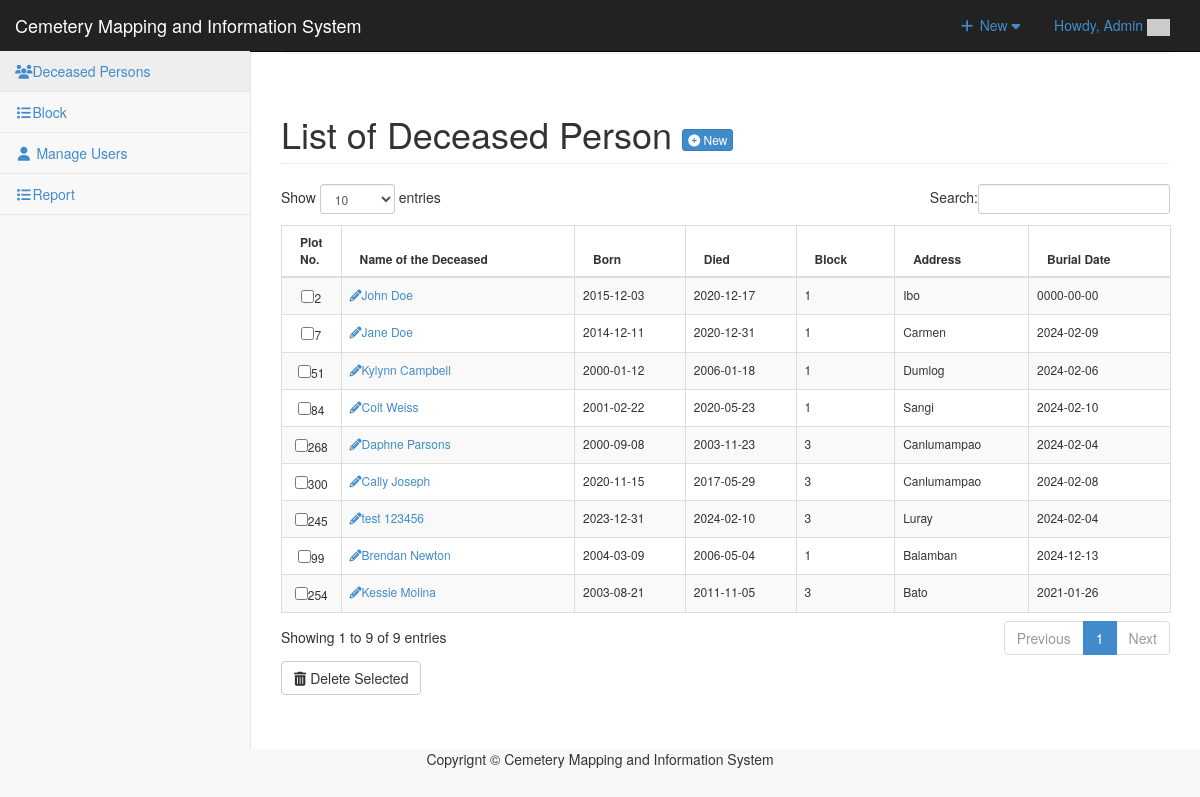
Screenshot of /admin/person/index.php (signed in) with the database file from the repository.
### tables this page shows
CREATE TABLE `tblpeople` (
  `PEOPLEID` int(11) NOT NULL,
  `FNAME` varchar(100) NOT NULL,
  `GRAVENO` int(11) NOT NULL,
  `BORNDATE` date NOT NULL,
  `DIEDDATE` date NOT NULL,
  `CATEGORIES` enum('1','2','3') NOT NULL,
  `LOCATION` varchar(100) NOT NULL,
  `BURIALDATE` date NOT NULL
);

### admin/person/index.php (called while the page is built, shortened)
<?php
require_once ("../theme/templates.php");
?>

### include/database.php (called while the page is built, shortened)
<?php
class Database {
	var $sql_string = '';
	private $conn;
	public function open_connection() {
		$this->conn = mysqli_connect(server,user,pass);
		if(!$this->conn){
			echo "Problem in database connection! Contact administrator!";
			exit();
		}else{
			$db_select = mysqli_select_db($this->conn,database_name);
		}
	}
	function setQuery($sql='') {
		$this->sql_string=$sql;
	}
	function executeQuery() {
		$result = mysqli_query($this->conn,$this->sql_string);
		return $result;
	}
	private function confirm_query($result) {
		return $result;
	}
	function loadResultList( $key='' ) {
		$cur = $this->executeQuery();
		$array = array();
		while ($row = mysqli_fetch_object($cur)) {
			if ($key) {
				$array[$row->$key] = $row;
			} else {
				$array[] = $row;
			}
		}
		return $array;
	}
}
$mydb = new Database();
?>

### admin/person/list.php (the view, shortened to what this page needs)
<div class="row">
	<div class="col-lg-12">
		<h1 class="page-header">List of Deceased Person <a href="index.php?view=add" class="btn btn-primary btn-xs  "> <i class="fa fa-plus-circle fw-fa"></i> New</a> </h1>
	</div>
</div>
<form action="controller.php?action=delete" Method="POST">
	<div class="table-responsive">
		<table id="dash-table" class="table table-striped table-bordered table-hover " style="font-size:12px" cellspacing="0">
			<thead>
				<tr>
					<th>Plot No.</th>
					<th>Name of the Deceased</td>
					<th>Born</th>
					<th>Died</th>
					<th>Block</th>
					<th>Address</th>
					<th>Burial Date</th>
				</tr>
			</thead>
			<tbody>
				<?php
				$query = "SELECT * FROM `tblpeople`";
				$mydb->setQuery($query);
				$cur = $mydb->loadResultList();
				foreach ($cur as $result) {
					$borndate =  $result->BORNDATE;
					$dieddate =  $result->DIEDDATE;
					echo '<tr>';
					echo '<td width="1%" align="center"><input type="checkbox" name="selector[]" id="selector[]" value="' . $result->PEOPLEID . '"/>' . $result->GRAVENO . '</td>';
					echo '<td><a title="edit" href="' . web_root . 'admin/person/index.php?view=edit&id=' . $result->PEOPLEID . '"><i class="fa fa-pencil "></i>' . $result->FNAME . '</a></td>';
					echo '<td>' . $borndate . '</td>';
					echo '<td>' . $dieddate . '</td>';
					echo '<td>' . $result->CATEGORIES . '</td>';
					echo '<td>' . $result->LOCATION . '</td>';
					echo '<td>' . $result->BURIALDATE . '</td>';
					echo '</tr>';
				}
				?>
			</tbody>
		</table>
		<div class="btn-group">
			<button type="submit" class="btn btn-default" name="delete" onclick="return confirm('Are you sure you want to delete this data?');"><i class="fa fa-trash fw-fa"></i> Delete Selected</button>
		</div>
	</div>
</form>

### admin/css/sb-admin-2.css (style rules this page uses)
body { background-color: #f8f8f8; }

### rows the page displays
tblpeople: GRAVENO "2", FNAME "John Doe", BORNDATE "2015-12-03", DIEDDATE "2020-12-17", CATEGORIES "1", LOCATION "Ibo", BURIALDATE "0000-00-00"
tblpeople: GRAVENO "7", FNAME "Jane Doe", BORNDATE "2014-12-11", DIEDDATE "2020-12-31", CATEGORIES "1", LOCATION "Carmen", BURIALDATE "2024-02-09"
tblpeople: GRAVENO "51", FNAME "Kylynn Campbell", BORNDATE "2000-01-12", DIEDDATE "2006-01-18", CATEGORIES "1", LOCATION "Dumlog", BURIALDATE "2024-02-06"
tblpeople: GRAVENO "84", FNAME "Colt Weiss", BORNDATE "2001-02-22", DIEDDATE "2020-05-23", CATEGORIES "1", LOCATION "Sangi", BURIALDATE "2024-02-10"
tblpeople: GRAVENO "268", FNAME "Daphne Parsons", BORNDATE "2000-09-08", DIEDDATE "2003-11-23", CATEGORIES "3", LOCATION "Canlumampao", BURIALDATE "2024-02-04"
tblpeople: GRAVENO "300", FNAME "Cally Joseph", BORNDATE "2020-11-15", DIEDDATE "2017-05-29", CATEGORIES "3", LOCATION "Canlumampao", BURIALDATE "2024-02-08"
tblpeople: GRAVENO "245", FNAME "test 123456", BORNDATE "2023-12-31", DIEDDATE "2024-02-10", CATEGORIES "3", LOCATION "Luray", BURIALDATE "2024-02-04"
tblpeople: GRAVENO "99", FNAME "Brendan Newton", BORNDATE "2004-03-09", DIEDDATE "2006-05-04", CATEGORIES "1", LOCATION "Balamban", BURIALDATE "2024-12-13"
tblpeople: GRAVENO "254", FNAME "Kessie Molina", BORNDATE "2003-08-21", DIEDDATE "2011-11-05", CATEGORIES "3", LOCATION "Bato", BURIALDATE "2021-01-26"

### other values shown
$_SESSION['U_NAME'] "Admin"
